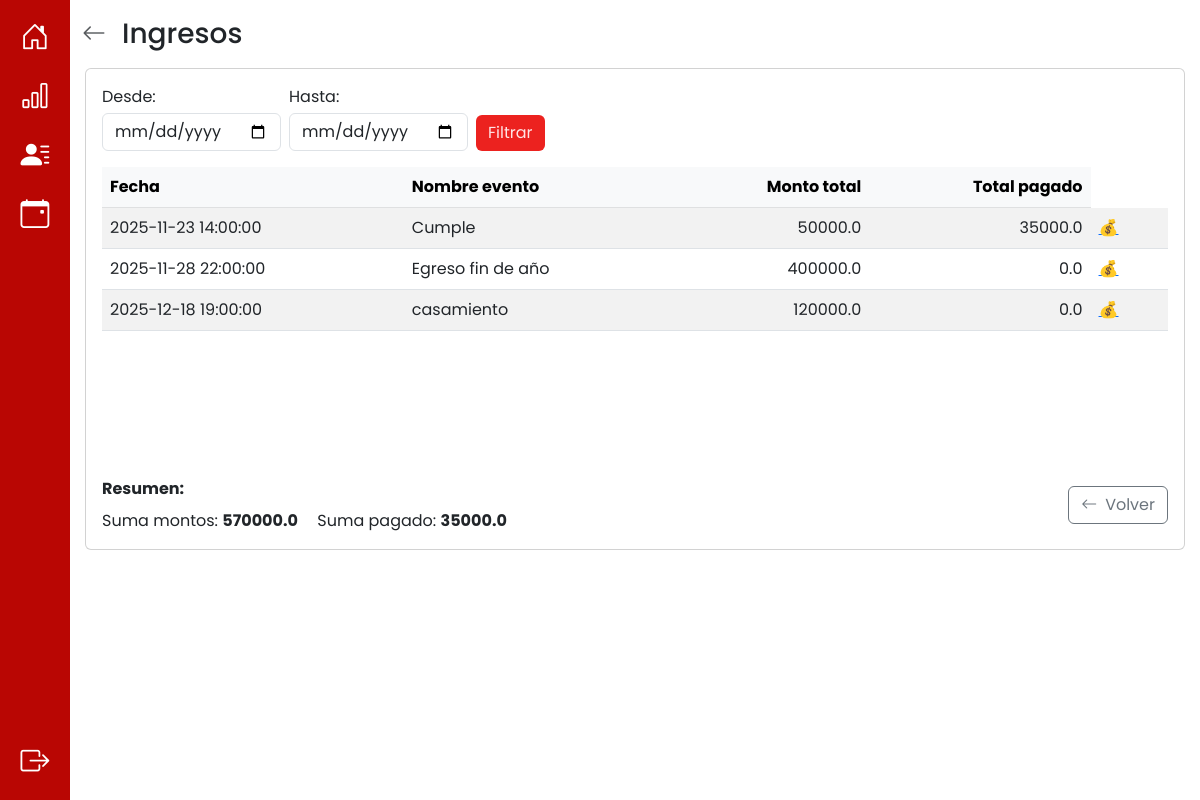
The app's page /ingresos/ (signed in), older data.
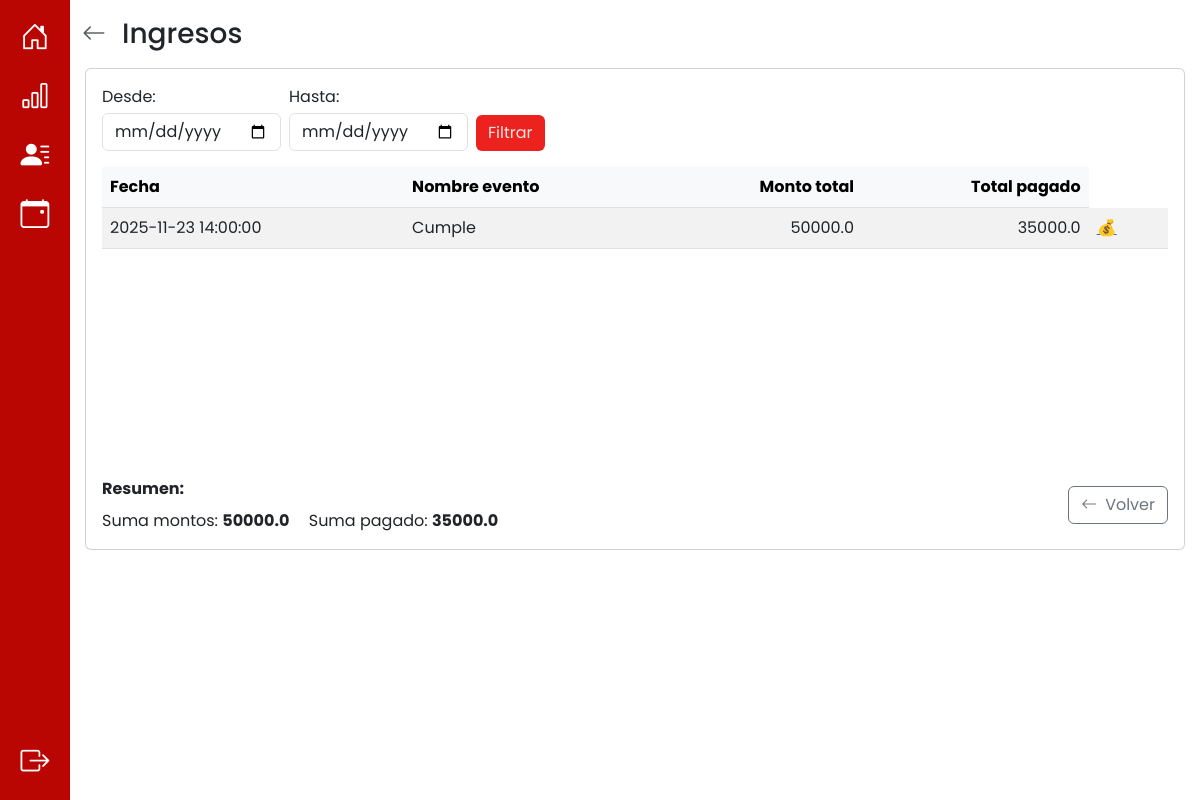
The same page, newer data.
### app/models.py (models this page shows, shortened)
class Evento(db.Model):
    __tablename__ = 'evento'
    id_evento = db.Column(db.Integer, primary_key=True, autoincrement=True)
    descripcion = db.Column(db.String(100))
    fecha_inicio = db.Column(db.DateTime, nullable=False)
    fecha_fin = db.Column(db.DateTime, nullable=False)
    observaciones = db.Column(db.String(100))
    monto_total = db.Column(db.Numeric(10, 2), nullable=False)
    adeuda = db.Column(db.Boolean, default=True) #esto se actualiza cuando todos los pagos == monto total
    nro_recibo = db.Column(db.Integer) #esto se actualiza cuando todos los pagos == monto total
    @property
    def total_pagado(self):
        return sum(float(p.monto_pago) for p in self.pagos)
    dni = db.Column(db.String(20), db.ForeignKey('cliente.dni'), nullable=False)
    id_responsable_apertura = db.Column(db.Integer, db.ForeignKey('responsable_llave.id_responsable'))
    id_responsable_cierre = db.Column(db.Integer, db.ForeignKey('responsable_llave.id_responsable'))
    usuario_creacion = db.Column(db.String(10), db.ForeignKey('cuenta.nombre_usuario'), nullable=False)
    cliente = db.relationship('Cliente', back_populates='eventos')
    responsable_apertura = db.relationship('ResponsableLlave', foreign_keys=[id_responsable_apertura], back_populates='eventos_apertura')
    responsable_cierre = db.relationship('ResponsableLlave', foreign_keys=[id_responsable_cierre], back_populates='eventos_cierre')
    usuario = db.relationship('Cuenta', back_populates='eventos')
    pagos = db.relationship('Pago', back_populates='evento', cascade="all, delete-orphan")
    auditorias_evento = db.relationship('AuditoriaEvento', back_populates='evento', cascade="all, delete-orphan")

class Pago(db.Model):
    __tablename__ = 'pago'
    id_pago = db.Column(db.Integer, primary_key=True, autoincrement=True)
    id_evento = db.Column(db.Integer, db.ForeignKey('evento.id_evento'), nullable=False)
    monto_pago = db.Column(db.Numeric(10, 2), nullable=False)
    fecha = db.Column(db.Date, nullable=False)
    usuario_creacion = db.Column(db.String(10), db.ForeignKey('cuenta.nombre_usuario'), nullable=False)
    evento = db.relationship('Evento', back_populates='pagos')
    usuario = db.relationship('Cuenta', back_populates='pagos')
    auditorias_pago = db.relationship('AuditoriaPago', back_populates='pago', cascade="all, delete-orphan")

### app/routes/ingresos_routes.py (the view)
@ingresos_bp.route("/", methods = ["GET"])
def ingresos():
    try:
        eventos = Evento.query.all()
        return render_template('ingresos.html', eventos=eventos)
    except Exception as e:
        print(f"Error al cargar los ingresos eventos: {str(e)}")
        return render_template("ingresos.html", mensaje="Error al cargar ingresos")

### app/models.py (called while the page is built)
    def es_administrador(self):
        return Administrador.query.filter_by(nombre_usuario=self.nombre_usuario).first() is not None

### app/templates/ingresos.html (shortened to what this page needs)
{% extends 'base.html' %}
{% block content %}
<div class="container py-3">
  <div class="d-flex align-items-center mb-3">
    <a href="{{ url_for('auth.inicio') }}" class="text-muted me-3" aria-label="Volver">
      <i class="bi bi-arrow-left fs-4"></i>
    </a>
    <h3 class="m-0">Ingresos</h3>
  </div>
  <div class="d-flex justify-content-center">
    <div class="card w-100" style="max-width:1100px;">
      <div class="card-body d-flex flex-column" style="min-height:60vh;">
        <div class="row mb-3">
          <form class="w-100" method="get" action="{{ url_for('ingresos.rango_eventos_por_fecha') }}">
            <div class="row g-2 align-items-end">
              <div class="col-auto">
                <label class="form-label mb-1">Desde:</label>
                <input type="date" name="desde" class="form-control" value="{{ request.args.get('desde','') }}">
              </div>
              <div class="col-auto">
                <label class="form-label mb-1">Hasta:</label>
                <input type="date" name="hasta" class="form-control" value="{{ request.args.get('hasta','') }}">
              </div>
              <div class="col-auto">
                <button type="submit" class="btn btn-custom">Filtrar</button>
              </div>
            </div>
          </form>
        </div>
        <div class="row flex-grow-1 mb-3">
          <div class="col-12">
            <div style="max-height:50vh; overflow:auto;">
              <table class="table table-striped table-hover mb-0">
                <thead class="table-light position-sticky top-0" style="z-index:1;">
                  <tr>
                    <th scope="col">Fecha</th>
                    <th scope="col">Nombre evento</th>
                    <th scope="col" class="text-end">Monto total</th>
                    <th scope="col" class="text-end">Total pagado</th>
                  </tr>
                </thead>
                <tbody>
                  {% for evento in eventos %}
                  <tr>
                    <td>{{ evento.fecha_inicio }}</td>
                    <td>{{ evento.descripcion }}</td>
                    <td class="text-end">{{ evento.monto_total | float | round(2) }}</td>
                    <td class="text-end">{{ evento.total_pagado | float | round(2) }}</td>
                    <td class="acciones">
                      <a href="{{ url_for('ingresos.pagos', id_evento=evento.id_evento) }}" class="me-2">💰</a>
                    </td>
                  </tr>
                  {% else %}
                  <tr>
                    <td colspan="4" class="text-center py-4">No hay eventos para las fechas seleccionadas</td>
                  </tr>
                  {% endfor %}
                </tbody>
              </table>
            </div>
          </div>
        </div>
        <div class="row">
          <div class="col-md-8 d-flex flex-column justify-content-center">
            <div class="d-flex flex-column">
              <strong>Resumen:</strong>
              <div class="mt-2">
                <span class="me-3">Suma montos: <span class="fw-bold">
                  {{ (eventos | sum(attribute='monto_total')) | default(0) | float | round(2) }}
                </span></span>
                <span> Suma pagado: <span class="fw-bold">
                  {{ (eventos | sum(attribute='total_pagado')) | default(0) | float | round(2) }}
                </span></span>
              </div>
            </div>
          </div>
          <div class="col-md-4 d-flex justify-content-end align-items-center">
            <a href="{{ url_for('ingresos.ingresos') }}" class="btn btn-outline-secondary">
               <i class="bi bi-arrow-left me-2"></i>Volver</a>
          </div>
        </div>
      </div>
    </div>
  </div>
</div>
{% endblock %}

Row changes from the older to the newer data that the page shows:
removed Evento: fecha_inicio "2025-11-28 22:00:00", descripcion "Egreso fin de año", monto_total "400000.0", total_pagado "0.0"
removed Evento: fecha_inicio "2025-12-18 19:00:00", descripcion "casamiento", monto_total "120000.0", total_pagado "0.0"
Text that changed along with them:
text no longer shown: "570000.0"
text now shown: "50000.0"
